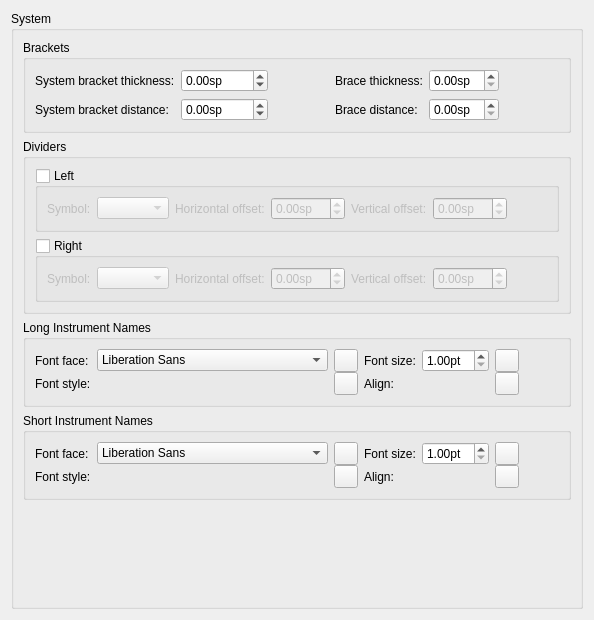
      <widget class="QWidget" name="PageSystem">
       <property name="minimumSize">
        <size>
         <width>0</width>
         <height>620</height>
        </size>
       </property>
       <layout class="QVBoxLayout" name="verticalLayout_3">
        <property name="spacing">
         <number>0</number>
        </property>
        <item>
         <widget class="QGroupBox" name="groupBox_2">
          <property name="title">
           <string>System</string>
          </property>
          <property name="flat">
           <bool>false</bool>
          </property>
          <layout class="QVBoxLayout" name="verticalLayout_42">
           <item>
            <widget class="QGroupBox" name="groupBox_28">
             <property name="title">
              <string>Brackets</string>
             </property>
             <layout class="QHBoxLayout" name="horizontalLayout_15">
              <item>
               <layout class="QFormLayout" name="formLayout">
                <property name="fieldGrowthPolicy">
                 <enum>QFormLayout::ExpandingFieldsGrow</enum>
                </property>
                <item row="0" column="0">
                 <widget class="QLabel" name="label_91">
                  <property name="text">
                   <string>System bracket thickness:</string>
                  </property>
                  <property name="buddy">
                   <cstring>bracketWidth</cstring>
                  </property>
                 </widget>
                </item>
                <item row="0" column="1">
                 <widget class="QDoubleSpinBox" name="bracketWidth">
                  <property name="suffix">
                   <string extracomment="spatium unit">sp</string>
                  </property>
                  <property name="decimals">
                   <number>2</number>
                  </property>
                  <property name="minimum">
                   <double>-1000.000000000000000</double>
                  </property>
                  <property name="maximum">
                   <double>1000.000000000000000</double>
                  </property>
                  <property name="singleStep">
                   <double>0.100000000000000</double>
                  </property>
                 </widget>
                </item>
                <item row="1" column="0">
                 <widget class="QLabel" name="label_52">
                  <property name="text">
                   <string>System bracket distance:</string>
                  </property>
                  <property name="buddy">
                   <cstring>bracketDistance</cstring>
                  </property>
                 </widget>
                </item>
                <item row="1" column="1">
                 <widget class="QDoubleSpinBox" name="bracketDistance">
                  <property name="sizePolicy">
                   <sizepolicy hsizetype="Preferred" vsizetype="Fixed">
                    <horstretch>0</horstretch>
                    <verstretch>0</verstretch>
                   </sizepolicy>
                  </property>
                  <property name="suffix">
                   <string>sp</string>
                  </property>
                  <property name="decimals">
                   <number>2</number>
                  </property>
                  <property name="minimum">
                   <double>-1000.000000000000000</double>
                  </property>
                  <property name="maximum">
                   <double>1000.000000000000000</double>
                  </property>
                  <property name="singleStep">
                   <double>0.100000000000000</double>
                  </property>
                 </widget>
                </item>
               </layout>
              </item>
              <item>
               <spacer name="horizontalSpacer_49">
                <property name="orientation">
                 <enum>Qt::Horizontal</enum>
                </property>
                <property name="sizeHint" stdset="0">
                 <size>
                  <width>20</width>
                  <height>20</height>
                 </size>
                </property>
               </spacer>
              </item>
              <item>
               <layout class="QFormLayout" name="formLayout_2">
                <item row="0" column="0">
                 <widget class="QLabel" name="braceThicknessLabel">
                  <property name="text">
                   <string>Brace thickness:</string>
                  </property>
                 </widget>
                </item>
                <item row="0" column="1">
                 <widget class="QDoubleSpinBox" name="akkoladeWidth">
                  <property name="sizePolicy">
                   <sizepolicy hsizetype="Minimum" vsizetype="Fixed">
                    <horstretch>0</horstretch>
                    <verstretch>0</verstretch>
                   </sizepolicy>
                  </property>
                  <property name="minimumSize">
                   <size>
                    <width>0</width>
                    <height>0</height>
                   </size>
                  </property>
                  <property name="suffix">
                   <string>sp</string>
                  </property>
                 </widget>
                </item>
                <item row="1" column="0">
                 <widget class="QLabel" name="braceDistanceLabel">
                  <property name="text">
                   <string>Brace distance:</string>
                  </property>
                 </widget>
                </item>
                <item row="1" column="1">
                 <widget class="QDoubleSpinBox" name="akkoladeBarDistance">
                  <property name="sizePolicy">
                   <sizepolicy hsizetype="Minimum" vsizetype="Fixed">
                    <horstretch>0</horstretch>
                    <verstretch>0</verstretch>
                   </sizepolicy>
                  </property>
                  <property name="minimumSize">
                   <size>
                    <width>0</width>
                    <height>0</height>
                   </size>
                  </property>
                  <property name="suffix">
                   <string>sp</string>
                  </property>
                 </widget>
                </item>
               </layout>
              </item>
              <item>
               <spacer name="horizontalSpacer_22">
                <property name="orientation">
                 <enum>Qt::Horizontal</enum>
                </property>
                <property name="sizeHint" stdset="0">
                 <size>
                  <width>40</width>
                  <height>20</height>
                 </size>
                </property>
               </spacer>
              </item>
             </layout>
            </widget>
           </item>
           <item>
            <widget class="QGroupBox" name="groupBox_29">
             <property name="title">
              <string>Dividers</string>
             </property>
             <layout class="QVBoxLayout" name="verticalLayout_41">
              <item>
               <widget class="QGroupBox" name="dividerLeft">
                <property name="title">
                 <string>Left</string>
                </property>
                <property name="checkable">
                 <bool>true</bool>
                </property>
                <property name="checked">
                 <bool>false</bool>
                </property>
                <layout class="QHBoxLayout" name="horizontalLayout_13">
                 <property name="spacing">
                  <number>6</number>
                 </property>
                 <item>
                  <widget class="QLabel" name="label_7">
                   <property name="text">
                    <string>Symbol:</string>
                   </property>
                   <property name="buddy">
                    <cstring>dividerLeftSym</cstring>
                   </property>
                  </widget>
                 </item>
                 <item>
                  <widget class="QComboBox" name="dividerLeftSym"/>
                 </item>
                 <item>
                  <widget class="QLabel" name="label_29">
                   <property name="text">
                    <string>Horizontal offset:</string>
                   </property>
                   <property name="buddy">
                    <cstring>dividerLeftX</cstring>
                   </property>
                  </widget>
                 </item>
                 <item>
                  <widget class="QDoubleSpinBox" name="dividerLeftX">
                   <property name="minimumSize">
                    <size>
                     <width>0</width>
                     <height>20</height>
                    </size>
                   </property>
                   <property name="suffix">
                    <string>sp</string>
                   </property>
                   <property name="minimum">
                    <double>-99.000000000000000</double>
                   </property>
                  </widget>
                 </item>
                 <item>
                  <widget class="QLabel" name="label_65">
                   <property name="text">
                    <string>Vertical offset:</string>
                   </property>
                   <property name="buddy">
                    <cstring>dividerLeftY</cstring>
                   </property>
                  </widget>
                 </item>
                 <item>
                  <widget class="QDoubleSpinBox" name="dividerLeftY">
                   <property name="minimumSize">
                    <size>
                     <width>0</width>
                     <height>20</height>
                    </size>
                   </property>
                   <property name="suffix">
                    <string>sp</string>
                   </property>
                   <property name="minimum">
                    <double>-99.000000000000000</double>
                   </property>
                  </widget>
                 </item>
                 <item>
                  <spacer name="horizontalSpacer_19">
                   <property name="orientation">
                    <enum>Qt::Horizontal</enum>
                   </property>
                   <property name="sizeHint" stdset="0">
                    <size>
                     <width>40</width>
                     <height>20</height>
                    </size>
                   </property>
                  </spacer>
                 </item>
                </layout>
               </widget>
              </item>
              <item>
               <widget class="QGroupBox" name="dividerRight">
                <property name="title">
                 <string>Right</string>
                </property>
                <property name="checkable">
                 <bool>true</bool>
                </property>
                <property name="checked">
                 <bool>false</bool>
                </property>
                <layout class="QHBoxLayout" name="horizontalLayout_14">
                 <item>
                  <widget class="QLabel" name="label_66">
                   <property name="text">
                    <string>Symbol:</string>
                   </property>
                   <property name="buddy">
                    <cstring>dividerRightSym</cstring>
                   </property>
                  </widget>
                 </item>
                 <item>
                  <widget class="QComboBox" name="dividerRightSym"/>
                 </item>
                 <item>
                  <widget class="QLabel" name="label_67">
                   <property name="text">
                    <string>Horizontal offset:</string>
                   </property>
                   <property name="buddy">
                    <cstring>dividerRightX</cstring>
                   </property>
                  </widget>
                 </item>
                 <item>
                  <widget class="QDoubleSpinBox" name="dividerRightX">
                   <property name="minimumSize">
                    <size>
                     <width>0</width>
                     <height>20</height>
                    </size>
                   </property>
                   <property name="suffix">
                    <string>sp</string>
                   </property>
                   <property name="minimum">
                    <double>-99.000000000000000</double>
                   </property>
                  </widget>
                 </item>
                 <item>
                  <widget class="QLabel" name="label_68">
                   <property name="text">
                    <string>Vertical offset:</string>
                   </property>
                   <property name="buddy">
                    <cstring>dividerRightY</cstring>
                   </property>
                  </widget>
                 </item>
                 <item>
                  <widget class="QDoubleSpinBox" name="dividerRightY">
                   <property name="minimumSize">
                    <size>
                     <width>0</width>
                     <height>20</height>
                    </size>
                   </property>
                   <property name="suffix">
                    <string>sp</string>
                   </property>
                   <property name="minimum">
                    <double>-99.000000000000000</double>
                   </property>
                  </widget>
                 </item>
                 <item>
                  <spacer name="horizontalSpacer_21">
                   <property name="orientation">
                    <enum>Qt::Horizontal</enum>
                   </property>
                   <property name="sizeHint" stdset="0">
                    <size>
                     <width>40</width>
                     <height>20</height>
                    </size>
                   </property>
                  </spacer>
                 </item>
                </layout>
               </widget>
              </item>
             </layout>
            </widget>
           </item>
           <item>
            <widget class="QGroupBox" name="showMeasureNumber_2">
             <property name="title">
              <string>Long Instrument Names</string>
             </property>
             <layout class="QGridLayout" name="_3">
              <property name="horizontalSpacing">
               <number>6</number>
              </property>
              <property name="verticalSpacing">
               <number>0</number>
              </property>
              <item row="0" column="2">
               <widget class="QToolButton" name="resetLongInstrumentFontFace">
                <property name="toolTip">
                 <string>Reset to default</string>
                </property>
                <property name="accessibleName">
                 <string>Reset 'Font face' value</string>
                </property>
                <property name="text">
                 <string notr="true"/>
                </property>
                <property name="icon">
                 <iconset resource="musescore.qrc">
                  <normaloff>:/data/icons/edit-reset.svg</normaloff>:/data/icons/edit-reset.svg</iconset>
                </property>
               </widget>
              </item>
              <item row="0" column="4">
               <widget class="QDoubleSpinBox" name="longInstrumentFontSize">
                <property name="suffix">
                 <string>pt</string>
                </property>
                <property name="minimum">
                 <double>1.000000000000000</double>
                </property>
               </widget>
              </item>
              <item row="0" column="3">
               <widget class="QLabel" name="label_148">
                <property name="text">
                 <string>Font size:</string>
                </property>
               </widget>
              </item>
              <item row="2" column="4">
               <widget class="Ms::AlignSelect" name="longInstrumentAlign" native="true"/>
              </item>
              <item row="2" column="1">
               <widget class="Ms::FontStyleSelect" name="longInstrumentFontStyle" native="true"/>
              </item>
              <item row="2" column="5">
               <widget class="QToolButton" name="resetLongInstrumentAlign">
                <property name="toolTip">
                 <string>Reset to default</string>
                </property>
                <property name="accessibleName">
                 <string>Reset 'Align' values</string>
                </property>
                <property name="text">
                 <string notr="true"/>
                </property>
                <property name="icon">
                 <iconset resource="musescore.qrc">
                  <normaloff>:/data/icons/edit-reset.svg</normaloff>:/data/icons/edit-reset.svg</iconset>
                </property>
               </widget>
              </item>
              <item row="0" column="1">
               <widget class="QFontComboBox" name="longInstrumentFontFace">
                <property name="sizePolicy">
                 <sizepolicy hsizetype="Minimum" vsizetype="Fixed">
                  <horstretch>0</horstretch>
                  <verstretch>0</verstretch>
                 </sizepolicy>
                </property>
                <property name="editable">
                 <bool>false</bool>
                </property>
               </widget>
              </item>
              <item row="2" column="0">
               <widget class="QLabel" name="label_154">
                <property name="text">
                 <string>Font style:</string>
                </property>
               </widget>
              </item>
              <item row="2" column="3">
               <widget class="QLabel" name="label_190">
                <property name="text">
                 <string>Align:</string>
                </property>
               </widget>
              </item>
              <item row="0" column="0">
               <widget class="QLabel" name="label_153">
                <property name="text">
                 <string>Font face:</string>
                </property>
               </widget>
              </item>
              <item row="2" column="2">
               <widget class="QToolButton" name="resetLongInstrumentFontStyle">
                <property name="toolTip">
                 <string>Reset to default</string>
                </property>
                <property name="accessibleName">
                 <string>Reset 'Font style' values</string>
                </property>
                <property name="text">
                 <string notr="true"/>
                </property>
                <property name="icon">
                 <iconset resource="musescore.qrc">
                  <normaloff>:/data/icons/edit-reset.svg</normaloff>:/data/icons/edit-reset.svg</iconset>
                </property>
               </widget>
              </item>
              <item row="0" column="5">
               <widget class="QToolButton" name="resetLongInstrumentFontSize">
                <property name="toolTip">
                 <string>Reset to default</string>
                </property>
                <property name="accessibleName">
                 <string>Reset 'Font size' value</string>
                </property>
                <property name="text">
                 <string notr="true"/>
                </property>
                <property name="icon">
                 <iconset resource="musescore.qrc">
                  <normaloff>:/data/icons/edit-reset.svg</normaloff>:/data/icons/edit-reset.svg</iconset>
                </property>
               </widget>
              </item>
              <item row="0" column="6">
               <spacer name="horizontalSpacer_35">
                <property name="orientation">
                 <enum>Qt::Horizontal</enum>
                </property>
                <property name="sizeHint" stdset="0">
                 <size>
                  <width>40</width>
                  <height>20</height>
                 </size>
                </property>
               </spacer>
              </item>
             </layout>
            </widget>
           </item>
           <item>
            <widget class="QGroupBox" name="showMeasureNumber_3">
             <property name="title">
              <string>Short Instrument Names</string>
             </property>
             <layout class="QGridLayout" name="_4">
              <property name="horizontalSpacing">
               <number>6</number>
              </property>
              <property name="verticalSpacing">
               <number>0</number>
              </property>
              <item row="1" column="1">
               <widget class="Ms::FontStyleSelect" name="shortInstrumentFontStyle" native="true"/>
              </item>
              <item row="1" column="4">
               <widget class="Ms::AlignSelect" name="shortInstrumentAlign" native="true"/>
              </item>
              <item row="1" column="2">
               <widget class="QToolButton" name="resetShortInstrumentFontStyle">
                <property name="toolTip">
                 <string>Reset to default</string>
                </property>
                <property name="accessibleName">
                 <string>Reset 'Font style' values</string>
                </property>
                <property name="text">
                 <string notr="true"/>
                </property>
                <property name="icon">
                 <iconset resource="musescore.qrc">
                  <normaloff>:/data/icons/edit-reset.svg</normaloff>:/data/icons/edit-reset.svg</iconset>
                </property>
               </widget>
              </item>
              <item row="1" column="3">
               <widget class="QLabel" name="label_197">
                <property name="text">
                 <string>Align:</string>
                </property>
               </widget>
              </item>
              <item row="0" column="1">
               <widget class="QFontComboBox" name="shortInstrumentFontFace">
                <property name="sizePolicy">
                 <sizepolicy hsizetype="Minimum" vsizetype="Fixed">
                  <horstretch>0</horstretch>
                  <verstretch>0</verstretch>
                 </sizepolicy>
                </property>
                <property name="editable">
                 <bool>false</bool>
                </property>
               </widget>
              </item>
              <item row="1" column="0">
               <widget class="QLabel" name="label_157">
                <property name="text">
                 <string>Font style:</string>
                </property>
               </widget>
              </item>
              <item row="0" column="3">
               <widget class="QLabel" name="label_155">
                <property name="text">
                 <string>Font size:</string>
                </property>
               </widget>
              </item>
              <item row="0" column="0">
               <widget class="QLabel" name="label_156">
                <property name="text">
                 <string>Font face:</string>
                </property>
               </widget>
              </item>
              <item row="0" column="5">
               <widget class="QToolButton" name="resetShortInstrumentFontSize">
                <property name="toolTip">
                 <string>Reset to default</string>
                </property>
                <property name="accessibleName">
                 <string>Reset 'Font size' value</string>
                </property>
                <property name="text">
                 <string notr="true"/>
                </property>
                <property name="icon">
                 <iconset resource="musescore.qrc">
                  <normaloff>:/data/icons/edit-reset.svg</normaloff>:/data/icons/edit-reset.svg</iconset>
                </property>
               </widget>
              </item>
              <item row="0" column="2">
               <widget class="QToolButton" name="resetShortInstrumentFontFace">
                <property name="toolTip">
                 <string>Reset to default</string>
                </property>
                <property name="accessibleName">
                 <string>Reset 'Font face' value</string>
                </property>
                <property name="text">
                 <string notr="true"/>
                </property>
                <property name="icon">
                 <iconset resource="musescore.qrc">
                  <normaloff>:/data/icons/edit-reset.svg</normaloff>:/data/icons/edit-reset.svg</iconset>
                </property>
               </widget>
              </item>
              <item row="1" column="5">
               <widget class="QToolButton" name="resetShortInstrumentAlign">
                <property name="toolTip">
                 <string>Reset to default</string>
                </property>
                <property name="accessibleName">
                 <string>Reset 'Align' values</string>
                </property>
                <property name="text">
                 <string notr="true"/>
                </property>
                <property name="icon">
                 <iconset resource="musescore.qrc">
                  <normaloff>:/data/icons/edit-reset.svg</normaloff>:/data/icons/edit-reset.svg</iconset>
                </property>
               </widget>
              </item>
              <item row="0" column="4">
               <widget class="QDoubleSpinBox" name="shortInstrumentFontSize">
                <property name="suffix">
                 <string>pt</string>
                </property>
                <property name="minimum">
                 <double>1.000000000000000</double>
                </property>
               </widget>
              </item>
              <item row="0" column="6">
               <spacer name="horizontalSpacer_37">
                <property name="orientation">
                 <enum>Qt::Horizontal</enum>
                </property>
                <property name="sizeHint" stdset="0">
                 <size>
                  <width>40</width>
                  <height>20</height>
                 </size>
                </property>
               </spacer>
              </item>
             </layout>
            </widget>
           </item>
           <item>
            <spacer name="verticalSpacer_20">
             <property name="orientation">
              <enum>Qt::Vertical</enum>
             </property>
             <property name="sizeHint" stdset="0">
              <size>
               <width>20</width>
               <height>40</height>
              </size>
             </property>
            </spacer>
           </item>
          </layout>
         </widget>
        </item>
       </layout>
      </widget>
